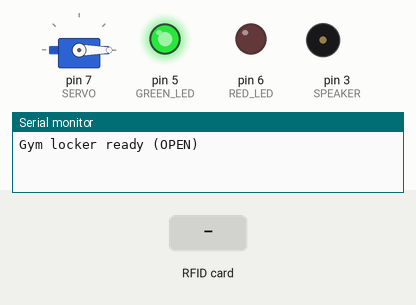
Bench run of a sketch on a simulated Arduino Uno, built with avr-gcc and run on an emulated ATmega328P. Parts: servo, output pins drawn as LEDs (lit = HIGH), buzzer (waves = sounding), the last lines printed to the serial monitor. The test bench sets the inputs (shaded band). Pins used as bus, display or sensor lines are not drawn.

Above: at 1.2 s.
1.3 s: RFID card 5E 7A 19 C4 held to the reader
At 1.7 s:
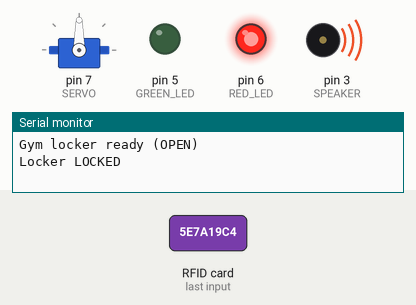
At 2.2 s:
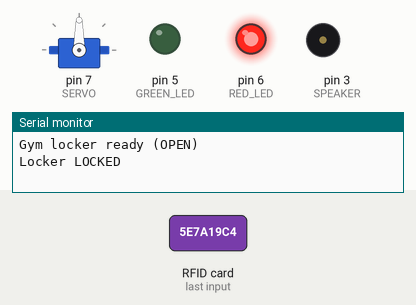
3.3 s: RFID card 5E 7A 19 C4 held to the reader
At 3.5 s:
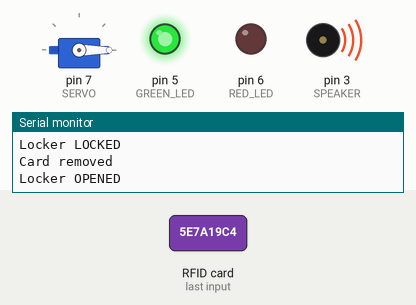
Timing chart, 0 to 6.3 s (numbered marks = the images above; inputs shaded):
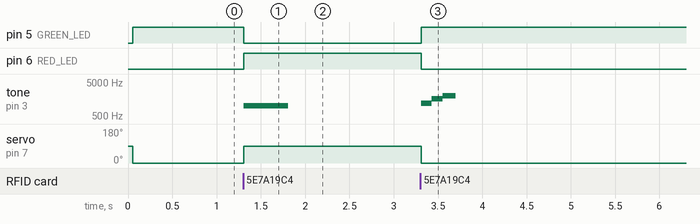

The sketch:

gym_locker_code.ino
```cpp
#include <SPI.h>
#include <MFRC522.h>
#include <Servo.h>

#define SS_PIN 10
#define RST_PIN 9
#define SERVO 7
#define GREEN_LED 5
#define RED_LED 6
#define SPEAKER 3


MFRC522 rfid(SS_PIN, RST_PIN);
Servo lockerServo;

enum LockerState {
  OPEN,
  LOCKED,
  WAIT_REMOVE
};

LockerState state = OPEN;
byte ownerUID[10];
byte ownerLen = 0;

bool sameUID(byte *a, byte aLen, byte *b, byte bLen) {
  if (aLen != bLen) return false;
  for (byte i = 0; i < aLen; i++) {
    if (a[i] != b[i]) return false;
  }
  return true;
}

void copyUID() {
  ownerLen = rfid.uid.size;
  for (byte i = 0; i < ownerLen; i++) {
    ownerUID[i] = rfid.uid.uidByte[i];
  }
}

void successSound() {
  tone(SPEAKER, 1200);
  delay(120);
  tone(SPEAKER, 1600);
  delay(120);
  tone(SPEAKER, 2000);
  delay(150);
  noTone(SPEAKER);
}

void beab(){
  tone(SPEAKER, 1000);
  delay(500);

  noTone(SPEAKER);
  delay(500);
}
void deniedSound() {
  tone(SPEAKER, 400);
  delay(250);
  noTone(SPEAKER);
  delay(35);
  tone(SPEAKER, 250);
  delay(340);
  noTone(SPEAKER);
}

void setup() {
  Serial.begin(9600);
  SPI.begin();
  rfid.PCD_Init();

  //leds
  pinMode(GREEN_LED, OUTPUT);
  pinMode(RED_LED, OUTPUT);

  lockerServo.attach(SERVO);
  Serial.println("Gym locker ready (OPEN)");
  lockerServo.write(0);
  digitalWrite(GREEN_LED, HIGH);
  digitalWrite(RED_LED, LOW);

  //speaker
  pinMode(SPEAKER, OUTPUT);
}

void loop() {

  if (state == WAIT_REMOVE) {
    if (!rfid.PICC_IsNewCardPresent()) {
      state = (ownerLen == 0) ? OPEN : LOCKED;
      Serial.println("Card removed");
    }
    return;
  }

  //No card
  if (!rfid.PICC_IsNewCardPresent()) return;
  if (!rfid.PICC_ReadCardSerial()) return;

  //Card detected
  if (state == OPEN) {
    Serial.println("Locker LOCKED");
    lockerServo.write(90);
    digitalWrite(GREEN_LED, LOW);
    digitalWrite(RED_LED, HIGH);
    beab();
    copyUID();
    state = WAIT_REMOVE;
  }

  else if (state == LOCKED) {
    if (sameUID(rfid.uid.uidByte, rfid.uid.size, ownerUID, ownerLen)) {
      //Correct card
      Serial.println("Locker OPENED");
      lockerServo.write(0);
      digitalWrite(GREEN_LED, HIGH);
      digitalWrite(RED_LED, LOW);
      successSound();


      ownerLen = 0;   //embty
      state = WAIT_REMOVE;
    } else {
      Serial.println("Access DENIED (Wrong card)");
      deniedSound();
      state = WAIT_REMOVE;
    }
  }

  rfid.PICC_HaltA();
  rfid.PCD_StopCrypto1();
}
```

Measured:
- after the input at 1.3 s, pin 5 (GREEN_LED): HIGH → LOW at once; pin 6 (RED_LED): LOW → HIGH at once; tone on pin 3 (SPEAKER): silent → 1000 Hz at once, → silent 0.50 s later; servo on pin 7 (SERVO): 0° → 90° at once
- after the input at 3.3 s, pin 5 (GREEN_LED): LOW → HIGH at once; pin 6 (RED_LED): HIGH → LOW at once; tone on pin 3 (SPEAKER): silent → 1200 Hz at once, → 1600 Hz 0.12 s later, → 2000 Hz 0.12 s later, → silent 0.15 s later; servo on pin 7 (SERVO): 90° → 0° at once
